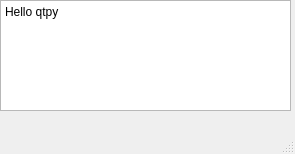
<?xml version="1.0" encoding="UTF-8"?>
<ui version="4.0">
 <class>MainWindow</class>
 <widget class="QMainWindow" name="MainWindow">
  <property name="geometry">
   <rect>
    <x>0</x>
    <y>0</y>
    <width>295</width>
    <height>154</height>
   </rect>
  </property>
  <property name="windowTitle">
   <string>PyQT</string>
  </property>
  <widget class="QWidget" name="centralwidget">
   <widget class="QPlainTextEdit" name="plainTextEdit">
    <property name="geometry">
     <rect>
      <x>0</x>
      <y>0</y>
      <width>291</width>
      <height>111</height>
     </rect>
    </property>
    <property name="plainText">
     <string>Hello qtpy</string>
    </property>
   </widget>
  </widget>
  <widget class="QMenuBar" name="menubar">
   <property name="geometry">
    <rect>
     <x>0</x>
     <y>0</y>
     <width>295</width>
     <height>21</height>
    </rect>
   </property>
  </widget>
  <widget class="QStatusBar" name="statusbar"/>
 </widget>
 <resources/>
 <connections/>
</ui>
